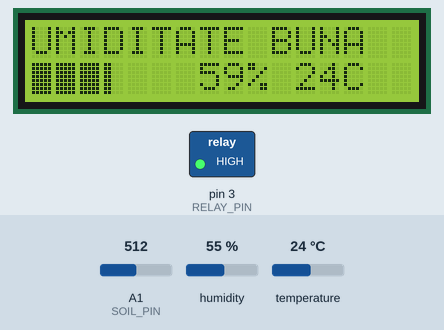
A sketch run on a simulated Arduino Uno, built with avr-gcc and run on an emulated ATmega328P. Parts: 16×2 character LCD, switched loads named in the sketch (green lamp = pin HIGH). The test bench sets the inputs (shaded band); at power-on: A1 (SOIL_PIN) = 512, humidity 55 %, temperature 24 °C. What the sketch prints to the serial monitor is not drawn.

Above: at 2.7 s.
2.8 s: A1 (SOIL_PIN) set to 534
At 5.0 s:
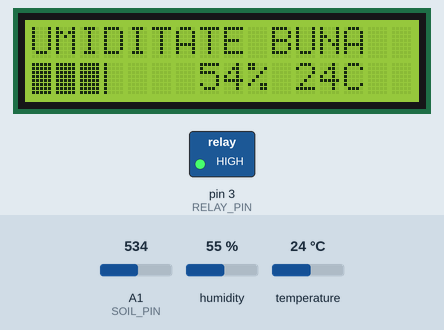
5.5 s: A1 (SOIL_PIN) set to 716
At 6.4 s:
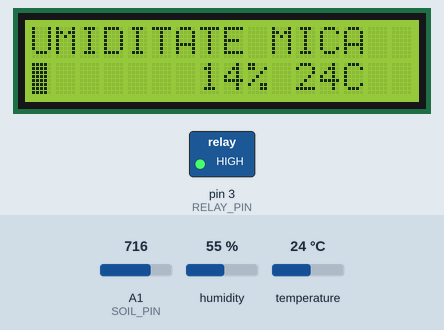
8.2 s: A1 (SOIL_PIN) set to 725
At 10.3 s:
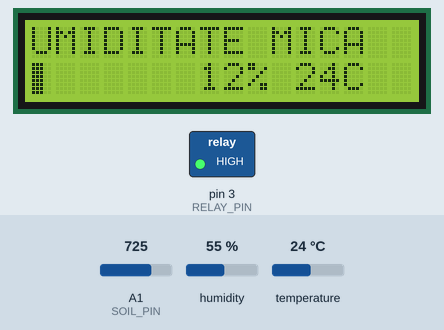
11.2 s: A1 (SOIL_PIN) set to 900
At 12.9 s:
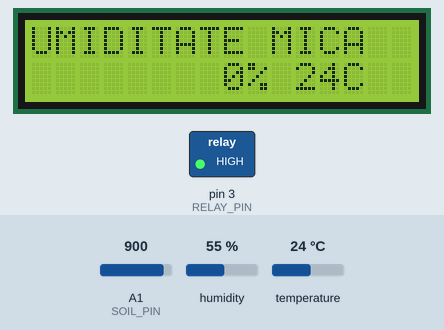
13.9 s: A1 (SOIL_PIN) set to 775
At 16.8 s:
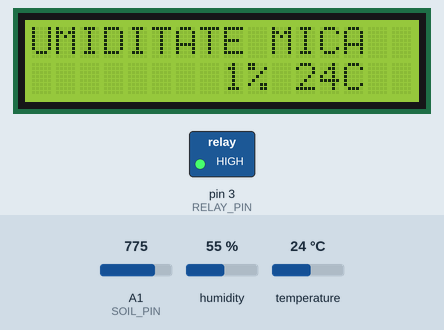
17.3 s: A1 (SOIL_PIN) set to 752
At 18.2 s:
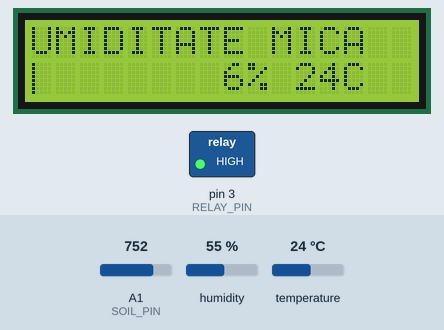
Timing chart, 0 to 64.9 s (numbered marks = the images above; inputs shaded):
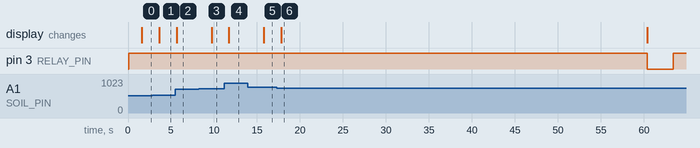

Measured:
- the behaviour switches between 523 and 524 on A1 (SOIL_PIN) (found by bisection; images 0 and 1)
- the behaviour switches between 717 and 718 on A1 (SOIL_PIN) (found by bisection; images 2 and 3)
- the behaviour switches between 763 and 762 on A1 (SOIL_PIN) (found by bisection; images 5 and 6)
- after the input at 2.8 s, the display: changes after 0.83 s (image 1)
- after the input at 5.5 s, the display: changes after 0.16 s (image 2)
- after the input at 8.2 s, the display: changes after 1.5 s (image 3)
- after the input at 11.2 s, the display: changes after 0.54 s (image 4)
- after the input at 13.9 s, the display: changes after 1.9 s (image 5)
- after the input at 17.3 s, the display: changes after 0.53 s (image 6)

The sketch:

PlantWateringRobot.ino
```cpp
/*
 * Automated Plant Watering Robot — Arduino Uno + LCD Keypad Shield
 * =================================================================
 * Reads soil moisture and air temperature, shows both on the LCD with
 * a smooth progress bar (LcdBarGraph library), and switches a
 * relay-driven water pump on when the soil is too dry.
 *
 * Hardware:
 *   - Arduino Uno + LCD Keypad Shield (16x2 LCD + 5 buttons)
 *   - Capacitive/resistive soil moisture sensor -> analog pin
 *   - DHT11 temperature/humidity sensor -> digital pin
 *   - Relay module -> digital pin, driving a small water pump
 *
 * Stefan Catalin Radu (2022) — rebuilt firmware, 2026
 *
 * PIN NOTES — adjust these three if your wiring differs. Everything
 * else (the LCD pins) matches a standard LCD Keypad Shield and should
 * not need to change.
 */

#include <LiquidCrystal.h>
#include <dht.h>
#include <LcdBarGraph.h>

// ─── PINS — CHANGE THESE IF YOUR WIRING IS DIFFERENT ──────────────────
#define SOIL_PIN     A1   // soil moisture sensor, analog input
#define DHT_PIN      2    // DHT11 data pin
#define RELAY_PIN    3    // relay module, controls the pump

// Standard LCD Keypad Shield wiring (usually does not need changing):
LiquidCrystal lcd(8, 9, 4, 5, 6, 7);

// Smooth bar graph (uses custom characters for sub-character resolution,
// instead of plain "#"/"-" text) — 6 columns wide, on row 2 starting at
// column 0.
#define BAR_WIDTH 6
LcdBarGraph moistureBar(&lcd, BAR_WIDTH, 0, 1);

// ─── CALIBRATION ───────────────────────────────────────────────────────
// Raw analogRead() values for your sensor in air (dry) and in water (wet).
// To calibrate: upload this sketch, open Serial Monitor, note the raw
// value with the sensor in dry air and the raw value in a cup of water,
// then put those numbers here.
#define SOIL_DRY_RAW   780   // reading in dry air — adjust after testing
#define SOIL_WET_RAW   330   // reading in water — adjust after testing

#define MOISTURE_LOW_THRESHOLD 30   // % — below this, the pump turns on
#define PUMP_RUN_MS            3000 // how long the pump runs each time it waters
#define PUMP_COOLDOWN_MS       60000 // minimum time between waterings, so it
                                     // doesn't pump continuously if still dry

#define RELAY_ACTIVE_LOW true  // most small relay modules trigger on LOW;
                                // set to false if your pump turns on backwards

dht DHT;

unsigned long lastWateredAt = 0;

void setup() {
  Serial.begin(9600);

  lcd.begin(16, 2);

  pinMode(RELAY_PIN, OUTPUT);
  setPump(false);

  lcd.setCursor(0, 0);
  lcd.print("Plant Watering");
  lcd.setCursor(0, 1);
  lcd.print("Starting...");
  delay(1500);
  lcd.clear();
}

void loop() {
  int soilRaw = analogRead(SOIL_PIN);
  int moisturePct = rawToPercent(soilRaw);

  int chk = DHT.read11(DHT_PIN);
  float tempC = (chk == DHTLIB_OK) ? DHT.temperature : NAN;

  Serial.print("Soil raw: ");
  Serial.print(soilRaw);
  Serial.print("  Moisture: ");
  Serial.print(moisturePct);
  Serial.print("%  Temp: ");
  Serial.println(tempC);

  showOnLcd(moisturePct, tempC);

  // Water the plant if dry and the cooldown period has passed
  if (moisturePct < MOISTURE_LOW_THRESHOLD &&
      millis() - lastWateredAt > PUMP_COOLDOWN_MS) {
    waterPlant();
  }

  delay(2000);
}

// ─── Soil reading -> percentage ───────────────────────────────────────
int rawToPercent(int raw) {
  int pct = map(raw, SOIL_DRY_RAW, SOIL_WET_RAW, 0, 100);
  return constrain(pct, 0, 100);
}

// ─── LCD display ────────────────────────────────────────────────────
void showOnLcd(int moisturePct, float tempC) {
  lcd.setCursor(0, 0);
  if (moisturePct < MOISTURE_LOW_THRESHOLD) {
    lcd.print("UMIDITATE MICA  ");
  } else {
    lcd.print("UMIDITATE BUNA  ");
  }

  moistureBar.drawValue(moisturePct, 100);  // smooth bar, row 2, cols 0-5

  lcd.setCursor(BAR_WIDTH, 1);
  char line2[6];
  snprintf(line2, sizeof(line2), "%3d%%", moisturePct);
  lcd.print(line2);

  lcd.print(" ");
  if (!isnan(tempC)) {
    char tbuf[5];
    snprintf(tbuf, sizeof(tbuf), "%2dC", (int)tempC);
    lcd.print(tbuf);
  } else {
    lcd.print("--C");
  }
}

// ─── Pump control ──────────────────────────────────────────────────────
void setPump(bool on) {
  bool activeLevel = RELAY_ACTIVE_LOW ? LOW : HIGH;
  bool idleLevel   = RELAY_ACTIVE_LOW ? HIGH : LOW;
  digitalWrite(RELAY_PIN, on ? activeLevel : idleLevel);
}

void waterPlant() {
  Serial.println("Watering...");
  lcd.setCursor(0, 0);
  lcd.print("Watering...     ");

  setPump(true);
  delay(PUMP_RUN_MS);
  setPump(false);

  lastWateredAt = millis();
}
```
